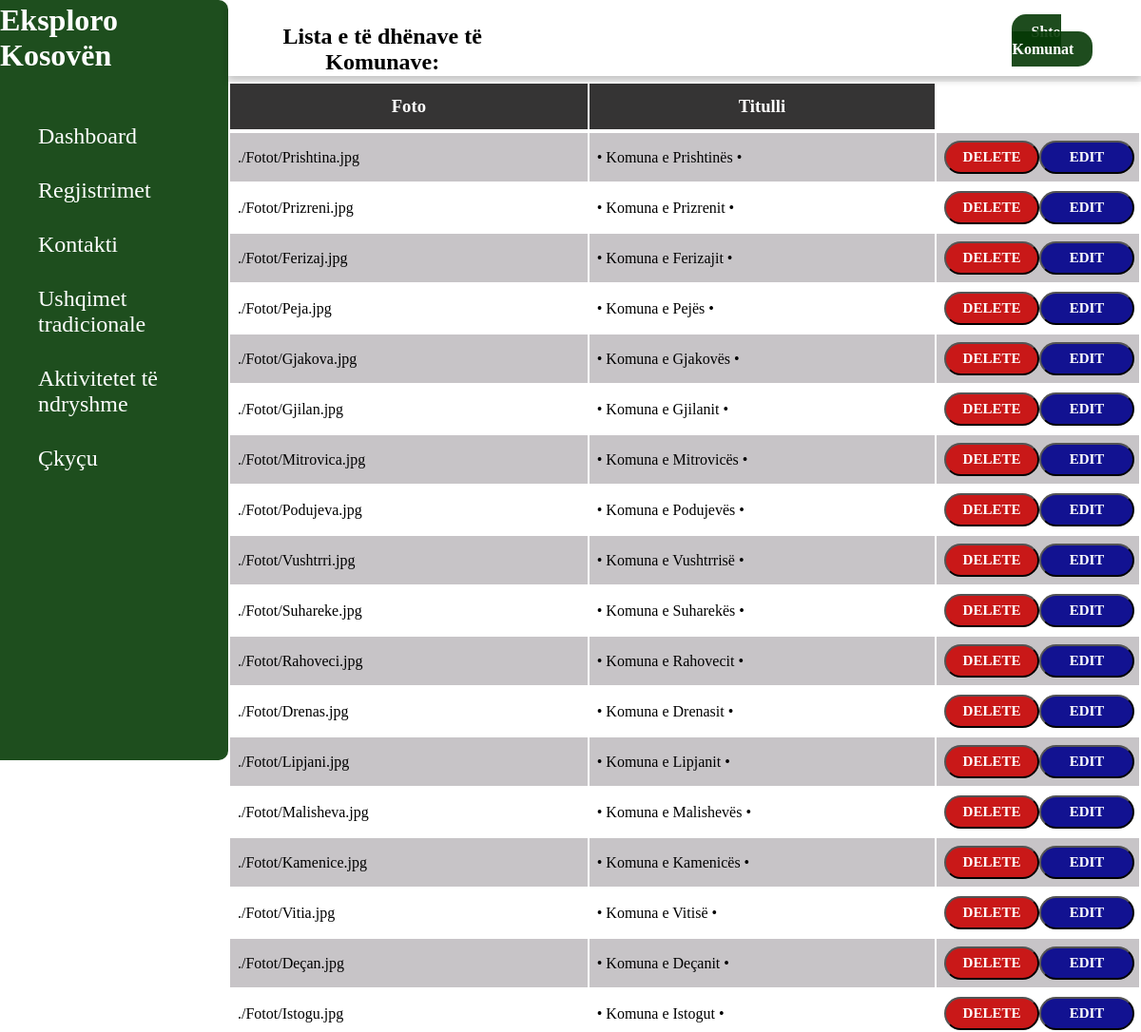
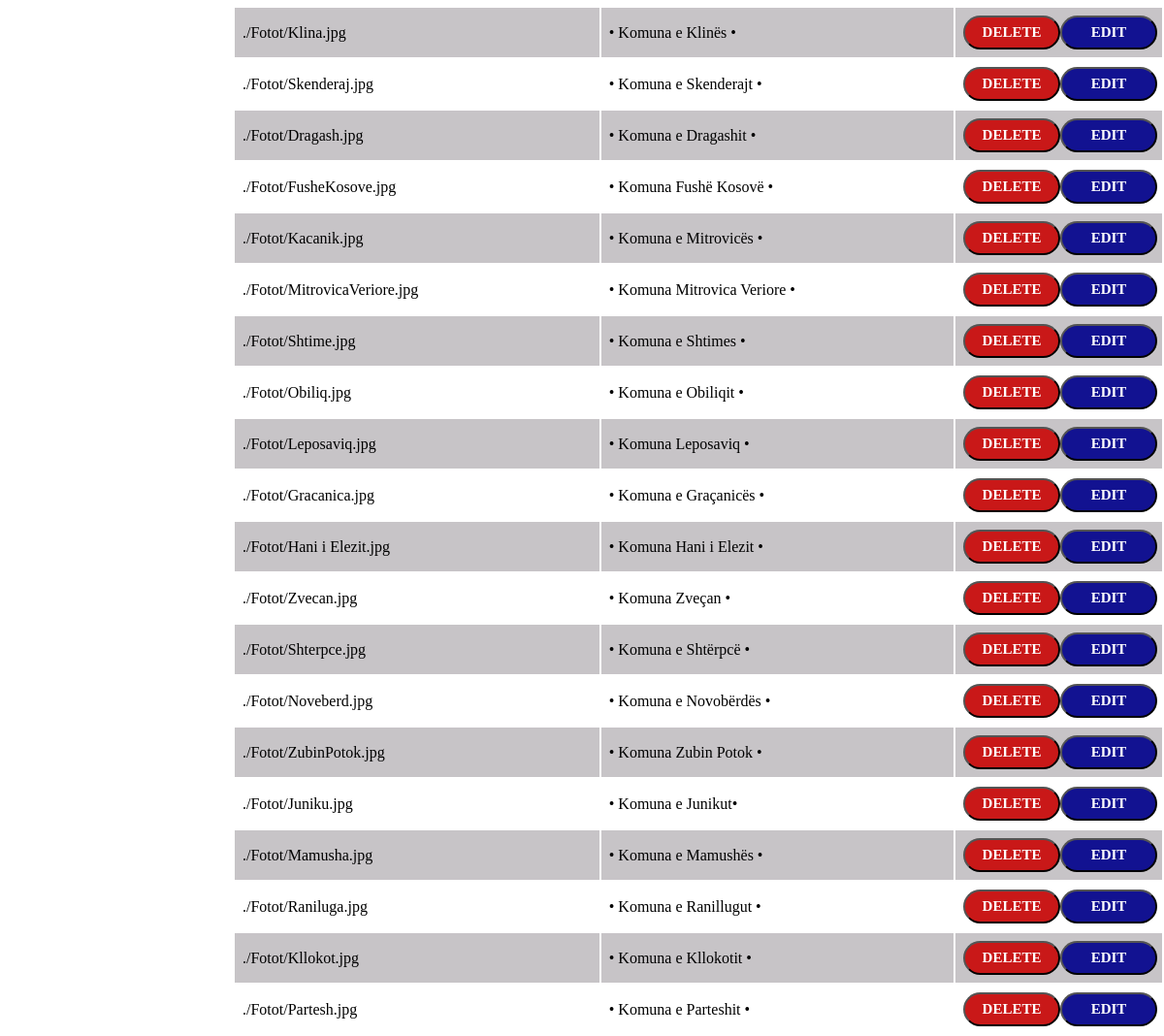
Page /dashboardKomunat.php on the committed database (2 pictures, top to bottom).
### tables this page shows
CREATE TABLE `tablekomunat` (
  `id` int(11) NOT NULL,
  `image` varchar(255) NOT NULL,
  `title` varchar(255) NOT NULL
);

### modelKomunat.php (called while the page is built, shortened)
<?php
require_once ('databaseKomunat.php');
class modelKomunat{
    public $db;
    public function __construct($Id='',$image='', $title=''){
        $this->db = new Database;
    }
    public function readData(){
        $query = $this->db->pdo->query('SELECT * from tablekomunat');
        return $query->fetchAll();
    }
}
?>

### databaseKomunat.php (called while the page is built, shortened)
<?php
class Database{
    public function __construct(){
        try{
            $link = new PDO('mysql:host=localhost;dbname=komunat', 'root','');
            $this->pdo = $link;
        }catch(PDOException $exception){
            die($exception->getMessage());
        }
    }
}
?>

### dashboardKomunat.php (the view, shortened to what this page needs)
<?php
require_once ('modelKomunat.php');
?>
<!DOCTYPE html>
<html>
    <head>
    <link rel="stylesheet" href ="css/dashboardKomunat.css" />
    </head>
    <body>
    <div class="side-menu">
        <div class="brand-name">
            <h1>Eksploro Kosovën</h1>
        </div>
        <ul>
            <li><a href="dashboard.php" >Dashboard</a></li>
            <li><a href="dashboardRegister.php">Regjistrimet</a></li>
            <li><a href="kontaktiDashboard.php">Kontakti</a></li>
            <li><a href="dashboardUshqimet.php">Ushqimet tradicionale</a></li>
            <li><a href="menuDashboard.php">Aktivitetet të ndryshme</a></li>
            <li><a href="logout.php">Çkyçu</a></li>
        </ul>
    </div>
    <div class="container">
        <div class="header">
            <p>Lista e të dhënave të Komunave:</p>
            <div class="btn-div">
                <a href="createKomunat.php" class="btn">Shto Komunat</a>
            </div>
        </div>
        <br>
        <br>
    <div id="a1">
    <table >
            <tr>
              <th>Foto</th>
              <th>Titulli</th>
            </tr>
        <tr>
        <?php
            $sh = new modelKomunat;
            $alltablekomunat = $sh->readData();
            foreach($alltablekomunat as $tablekomunat): ?>
              <tr>
                  <td><?php echo $tablekomunat['image'];?></td>
                  <td><?php echo $tablekomunat['title'];?></td>
                  <td id='de'><a href="deleteKomunat.php?id=<?php echo $tablekomunat['id'];?>"><button id="d">DELETE</button></a>
                  <a  href="editKomunat.php?id=<?php echo $tablekomunat['id'];?>"><button id='e'>EDIT</button></td></a>
              </tr>
            <?php endforeach; ?>
        </tr>
    </table>
    </div>
</div>
</body>
</html>

### css/dashboardKomunat.css (style rules this page uses)
* { margin: 0; padding: 0; box-sizing: border-box; font-family: 'Footlight MT Light'; }
body { min-height: 100vh; }
li a { list-style: none; text-decoration: none; color:white }
h1 { color: white }
.side-menu { position: fixed; background: #053a05e5; width: 20vw; min-height: 100vh; display: flex; flex-direction: column; border-radius: 0 10px 10px 0; }
.side-menu .brand-name { height: 10vh; display: flex; align-items: center; justify-content: center; margin-bottom: 30px; }
.side-menu li a { font-size: 24px; padding: 10px 40px; color: white; display: flex; align-items: center; margin-top: 10px; }
.container { position: absolute; right: 0; width: 80vw; height: 100vh; background: #f1f1f1; }
.container .header { position: fixed; top: 0; width: 80vw; height: 10vh; background: white; display: flex; justify-content: center; box-shadow: 0 4px 8px 0 rgba(0, 0, 0, 0.2); z-index: 1; padding-top: 15px; }
.btn-div { margin-top:10px; margin-left: 500px; }
.btn { background: #053805e5; color: white; padding: 10px 20px; text-align: center; border-radius: 15px; font-weight: bold; text-decoration: none; }
#a1 { display: flex; flex-direction: column; width: 100%; margin: 0 auto; background-color:white; margin-top: 50px; }
header, table { display: flex; flex-direction: column; width: 100%; min-height: 150px; margin: a auto; justify-content: center; align-items: center; }
p { text-align: center; font-size: 18pt; font-weight: bold; padding: 10px 0px; padding-bottom: 30px; }
button { background-color: white; width: 100px; height: 35px; border-radius: 30px; }
td { width: 400px; padding: 8px; }
th { background-color: rgb(53, 52, 52); color: white; padding: 13px; font-size: 14pt; }
#de { width: 120px; display: flex; justify-content: center; padding-right: 5px; width: 100%; }
#d { background-color: rgb(201, 24, 24); color: white; font-weight: bold; font-family: 'Copperplate Gothic Light'; font-size: 15px; }
#e { background-color: rgb(18, 18, 145); color: white; font-weight: bold; font-family: 'Copperplate Gothic Light'; font-size: 15px; }
tr:nth-child(odd) { background-color: rgb(199, 196, 199); }

### rows in the picture
tablekomunat: image "./Fotot/Prishtina.jpg", title "• Komuna e Prishtinës •"
tablekomunat: image "./Fotot/Prizreni.jpg", title "• Komuna e Prizrenit •"
tablekomunat: image "./Fotot/Ferizaj.jpg", title "• Komuna e Ferizajit •"
tablekomunat: image "./Fotot/Peja.jpg", title "• Komuna e Pejës •"
tablekomunat: image "./Fotot/Gjakova.jpg", title "• Komuna e Gjakovës •"
tablekomunat: image "./Fotot/Gjilan.jpg", title "• Komuna e Gjilanit •"
tablekomunat: image "./Fotot/Mitrovica.jpg", title "• Komuna e Mitrovicës •"
tablekomunat: image "./Fotot/Podujeva.jpg", title "• Komuna e Podujevës •"
tablekomunat: image "./Fotot/Vushtrri.jpg", title "• Komuna e Vushtrrisë •"
tablekomunat: image "./Fotot/Suhareke.jpg", title "• Komuna e Suharekës •"
tablekomunat: image "./Fotot/Rahoveci.jpg", title "• Komuna e Rahovecit •"
tablekomunat: image "./Fotot/Drenas.jpg", title "• Komuna e Drenasit •"
tablekomunat: image "./Fotot/Lipjani.jpg", title "• Komuna e Lipjanit •"
tablekomunat: image "./Fotot/Malisheva.jpg", title "• Komuna e Malishevës •"
tablekomunat: image "./Fotot/Kamenice.jpg", title "• Komuna e Kamenicës •"
tablekomunat: image "./Fotot/Vitia.jpg", title "• Komuna e Vitisë •"
tablekomunat: image "./Fotot/Deçan.jpg", title "• Komuna e Deçanit •"
tablekomunat: image "./Fotot/Istogu.jpg", title "• Komuna e Istogut •"
tablekomunat: image "./Fotot/Klina.jpg", title "• Komuna e Klinës •"
tablekomunat: image "./Fotot/Skenderaj.jpg", title "• Komuna e Skenderajt •"
tablekomunat: image "./Fotot/Dragash.jpg", title "• Komuna e Dragashit •"
tablekomunat: image "./Fotot/FusheKosove.jpg", title "• Komuna Fushë Kosovë •"
tablekomunat: image "./Fotot/Kacanik.jpg", title "• Komuna e Mitrovicës •"
tablekomunat: image "./Fotot/MitrovicaVeriore.jpg", title "• Komuna Mitrovica Veriore •"
tablekomunat: image "./Fotot/Shtime.jpg", title "• Komuna e Shtimes •"
tablekomunat: image "./Fotot/Obiliq.jpg", title "• Komuna e Obiliqit •"
tablekomunat: image "./Fotot/Leposaviq.jpg", title "• Komuna Leposaviq •"
tablekomunat: image "./Fotot/Gracanica.jpg", title "• Komuna e Graçanicës •"
tablekomunat: image "./Fotot/Hani i Elezit.jpg", title "• Komuna Hani i Elezit •"
tablekomunat: image "./Fotot/Zvecan.jpg", title "• Komuna Zveçan •"
tablekomunat: image "./Fotot/Shterpce.jpg", title "• Komuna e Shtërpcë •"
tablekomunat: image "./Fotot/Noveberd.jpg", title "• Komuna e Novobërdës •"
tablekomunat: image "./Fotot/ZubinPotok.jpg", title "• Komuna Zubin Potok •"
tablekomunat: image "./Fotot/Juniku.jpg", title "• Komuna e Junikut•"
tablekomunat: image "./Fotot/Mamusha.jpg", title "• Komuna e Mamushës •"
tablekomunat: image "./Fotot/Raniluga.jpg", title "• Komuna e Ranillugut •"
tablekomunat: image "./Fotot/Kllokot.jpg", title "• Komuna e Kllokotit •"
tablekomunat: image "./Fotot/Partesh.jpg", title "• Komuna e Parteshit •"
